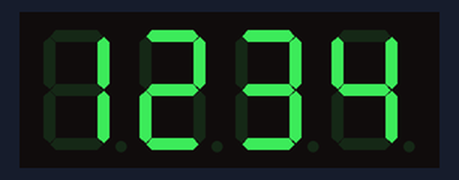
The program below on a simulated ESP32 board running MicroPython. Parts: 4-digit seven-segment display.

Above: at 0.1 s.
At 5.1 s:
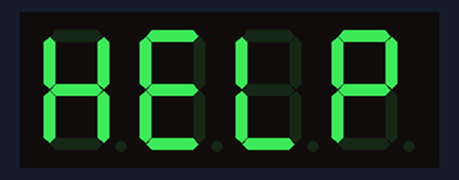
At 7.1 s:
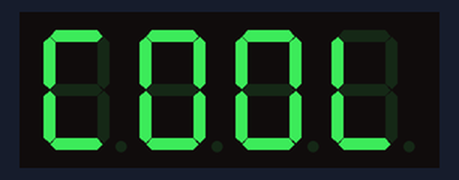
At 8.1 s:
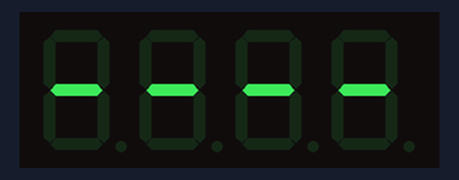
At 9.1 s:
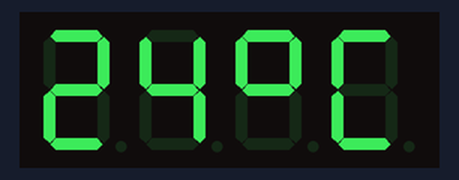
At 39.94 s:
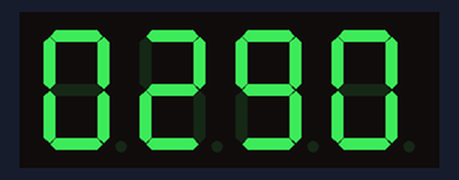

The program:

micropython_tm1637_demo.py
```python
# file: micropython_tm1637_demo.py
# -- Micropython-TM1637 demo
# date: 2020-04-22

from machine import Pin
from micropython import const
import utime as time
import tm1637

CLK = const(4) # use GPIO-4 for CLK pin
DIO = const(0) # use GPIO-0 for DIO pin
tm = tm1637.TM1637(clk=Pin(CLK), dio=Pin(DIO))

tm.brightness(7) # set brightness level: 0..7

try:
    # show "12:34" with blinking colon
    show_colon = 0x00
    for i in range(10):
        tm.write([0x06, 0x5B | show_colon, 0x4F, 0x66])
        show_colon ^= 0x80
        time.sleep_ms(500)
    # show some words
    for word in ['help','fail','cool','----','24*C']:
        tm.show( word )
        time.sleep_ms(1000)
    # press Ctrl+C to stop
    for x in range(10000): # show 0000 to 9999
        tm.show( '{:04d}'.format(x) )
        time.sleep_ms(100)
except KeyboardInterrupt:
    pass
finally:
    print('Done')
```

Measured:
- what the display in image 1 shows lasts 1.0 s, from 5.0 s to 6.0 s
